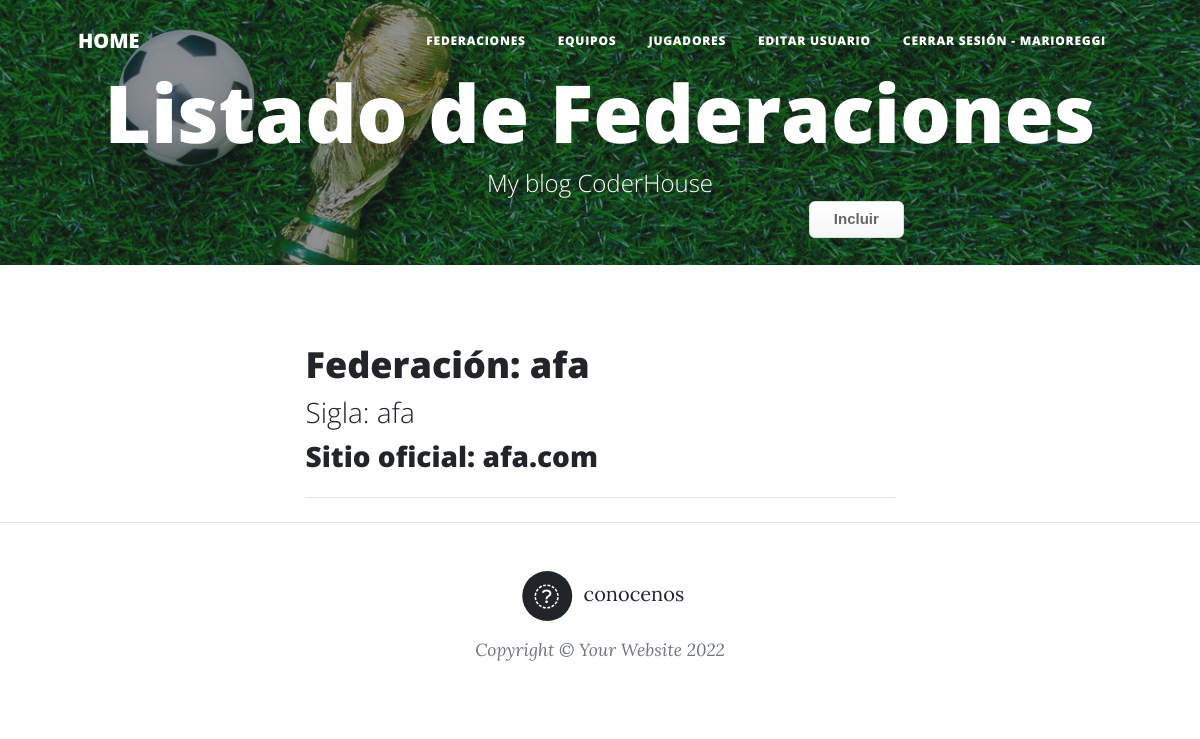
Screenshot of /federations (signed in) with the database file from the repository.
### federations/models.py (models this page shows, shortened)
class Federation(models.Model):
    name = models.CharField(max_length=40)
    initials = models.CharField(max_length=40)
    official_website = models.CharField(max_length=40)
    image = models.ImageField(upload_to = "shields", null = True, blank= True)
    owner = models.ForeignKey(User, on_delete=models.CASCADE)

### federations/views.py (the view)
# urls.py: path("federations", views.federations, name="federations-list"),
def federations(request):
    federations = Federation.objects.all()
    context_dict = {"federations": federations}
    return render(
        request = request,
        context = context_dict,
        template_name="federations/federations_list.html",
    )

### federations/templates/federations/federations_list.html (shortened to what this page needs)
{% extends "home/index.html" %}
{% load static %}
{% block my_blog_header %}
    <header class="masthead" style="background-image: url('/static/home/assets/img/FIFA.jpg')">
        <div class="container position-relative px-4 px-lg-5">
            <div class="row gx-4 gx-lg-5 justify-content-center">
                <div class="col-md-15 col-lg-16 col-xl-14">
                    <div class="site-heading">
                        <h1>Listado de Federaciones</h1>
                        <span class="subheading">My blog CoderHouse</span>
                    </div>
                </div>
            </div>
            <a class="button_custom" href="{% url 'federations:federation-add' %}">Incluir</a>
        </div>
    </header>
{% endblock %}
{% block my_blog_content %}
{% for federation in federations %}
        <div class="post-preview">
            <a href="{% url 'federations:federation-detail' federation.id %}">
                <h3 class="post-title">Federación: {{ federation.name }} </h3>
                <h3 class="post-subtitle">Sigla: {{ federation.initials }}</h3>
            </a>
            <h3 class="post-subtitle">Sitio oficial: {{ federation.official_website }}</h3>
        </div>
        <hr class="my-4" />
    {% endfor %}
{% endblock %}

### home/templates/home/index.html (shortened to what this page needs)
<!DOCTYPE html>
<html lang="en">
    <head>
        {% load static %}
        <link href="{% static 'home/css/styles.css' %}" rel="stylesheet" />
    </head>
    <body>
        <nav class="navbar navbar-expand-lg navbar-light" id="mainNav">
            <div class="container px-4 px-lg-5">
                <a class="navbar-brand" href="{% url 'home:index' %}">HOME</a>
                <div class="collapse navbar-collapse" id="navbarResponsive">
                    <ul class="navbar-nav ms-auto py-4 py-lg-0">
                        <li class="nav-item"><a class="nav-link px-lg-3 py-3 py-lg-4" href="{% url 'federations:federations-list' %}">Federaciones</a></li>
                        <li class="nav-item"><a class="nav-link px-lg-3 py-3 py-lg-4" href="{% url 'teams:teams-list' %}">Equipos</a></li>
                        <li class="nav-item"><a class="nav-link px-lg-3 py-3 py-lg-4" href="{% url 'players:players-list' %}">Jugadores</a></li>
                        {% if user.is_authenticated %}
                        <li class="nav-item"><a class="nav-link px-lg-3 py-3 py-lg-4" href="{% url 'home:user-update' %}">Editar usuario</a></li>
                        <li class="nav-item"><a class="nav-link px-lg-3 py-3 py-lg-4" href="{% url 'logout' %}">Cerrar Sesión - {{ user.username }}</a></li>
                        {% else %}
                        <li class="nav-item"><a class="nav-link px-lg-3 py-3 py-lg-4" href="{% url 'login' %}">Iniciar Sesión</a></li>
                        {% endif %}
                    </ul>
                </div>
            </div>
        </nav>
        {% block my_blog_header %}{% endblock %}
        <div class="container px-4 px-lg-5">
            <div class="row gx-4 gx-lg-5 justify-content-center">
                <div class="col-md-10 col-lg-8 col-xl-7">
                    {% block my_blog_content %}{% endblock %}
                </div>
            </div>
        </div>
        <footer class="border-top">
            <div class="container px-4 px-lg-5">
                <div class="row gx-4 gx-lg-5 justify-content-center">
                    <div class="col-md-10 col-lg-8 col-xl-7">
                        <ul class="list-inline text-center">
                            <li class="list-inline-item">
                                <a href="{% url 'home:about' %}">
                                    <span class="fa-stack fa-lg">
                                        <i class="fas fa-circle fa-stack-2x"></i>
                                        <i class="fab fa-info fa-stack-1x fa-inverse"></i>
                                    </span>
                                    conocenos
                                </a>
                            </li>
                        </ul>
                        <div class="small text-center text-muted fst-italic">Copyright &copy; Your Website 2022</div>
                    </div>
                </div>
            </div>
        </footer>
    </body>
</html>

### rows the page displays
Federation: name "afa", initials "afa", official_website "afa.com"

### other values shown
{{ user.username }} "MARIOREGGI"
